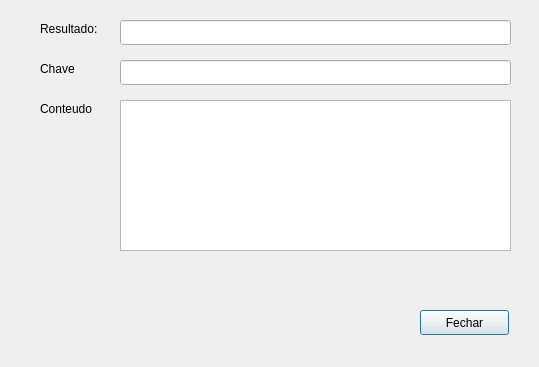
<?xml version="1.0" encoding="UTF-8"?>
<ui version="4.0">
 <class>ResultadoBusca</class>
 <widget class="QDialog" name="ResultadoBusca">
  <property name="geometry">
   <rect>
    <x>0</x>
    <y>0</y>
    <width>539</width>
    <height>367</height>
   </rect>
  </property>
  <property name="windowTitle">
   <string>Dialog</string>
  </property>
  <widget class="QLabel" name="label">
   <property name="geometry">
    <rect>
     <x>40</x>
     <y>60</y>
     <width>67</width>
     <height>17</height>
    </rect>
   </property>
   <property name="text">
    <string>Chave</string>
   </property>
  </widget>
  <widget class="QLabel" name="label_2">
   <property name="geometry">
    <rect>
     <x>40</x>
     <y>100</y>
     <width>67</width>
     <height>17</height>
    </rect>
   </property>
   <property name="text">
    <string>Conteudo</string>
   </property>
  </widget>
  <widget class="QLineEdit" name="e_chave">
   <property name="geometry">
    <rect>
     <x>120</x>
     <y>60</y>
     <width>391</width>
     <height>25</height>
    </rect>
   </property>
  </widget>
  <widget class="QPlainTextEdit" name="e_conteudo">
   <property name="geometry">
    <rect>
     <x>120</x>
     <y>100</y>
     <width>391</width>
     <height>151</height>
    </rect>
   </property>
  </widget>
  <widget class="QPushButton" name="b_fechar">
   <property name="geometry">
    <rect>
     <x>420</x>
     <y>310</y>
     <width>89</width>
     <height>25</height>
    </rect>
   </property>
   <property name="text">
    <string>Fechar</string>
   </property>
  </widget>
  <widget class="QLabel" name="label_3">
   <property name="geometry">
    <rect>
     <x>40</x>
     <y>20</y>
     <width>67</width>
     <height>17</height>
    </rect>
   </property>
   <property name="text">
    <string>Resultado:</string>
   </property>
  </widget>
  <widget class="QLineEdit" name="e_resultado">
   <property name="geometry">
    <rect>
     <x>120</x>
     <y>20</y>
     <width>391</width>
     <height>25</height>
    </rect>
   </property>
  </widget>
 </widget>
 <resources/>
 <connections/>
</ui>
